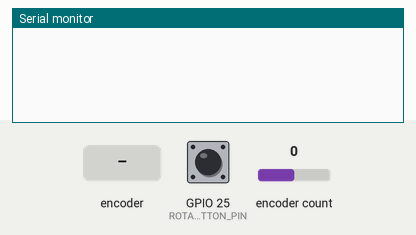
This sketch was run on a simulated ESP32. On the bench: the last lines printed to the serial monitor. The inputs (shaded band) are chosen by the test bench; at power-on: encoder count 0, GPIO 25 (ROTARY_ENCODER_BUTTON_PIN) HIGH.

Above: at 1.2 s.
1.3 s: encoder count set to 1
At 2.5 s:
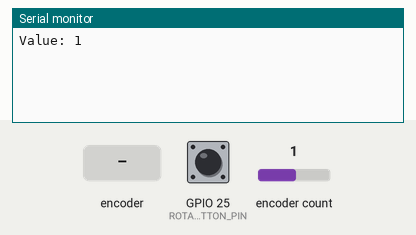
2.8 s: rotary encoder on GPIO 25 (ROTARY_ENCODER_BUTTON_PIN) / GPIO 21 (ROTARY_ENCODER_B_PIN) turned 1 step (first pin leading)
At 3.4 s:
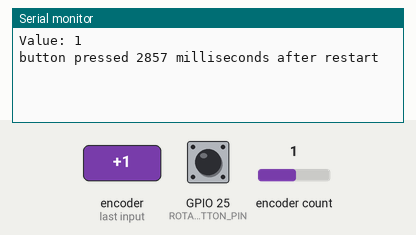
4.5 s: encoder count set to 2
At 5.4 s:
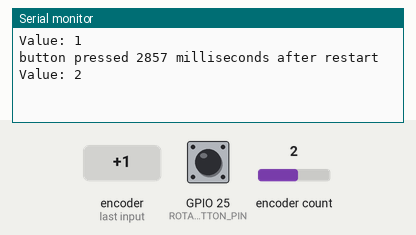
6.0 s: rotary encoder on GPIO 25 (ROTARY_ENCODER_BUTTON_PIN) / GPIO 21 (ROTARY_ENCODER_B_PIN) turned 1 step (first pin leading)
At 7.4 s:
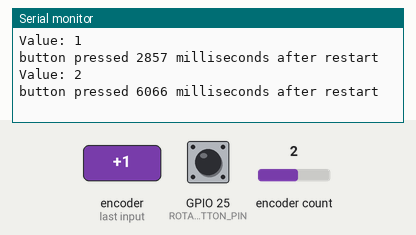

Measured:
- after the input at 1.3 s, the serial monitor: prints a new line at once (image 1)
- after the input at 2.8 s, the serial monitor: prints a new line after 0.06 s (image 2)
- after the input at 4.5 s, the serial monitor: prints a new line at once (image 3)
- after the input at 6.0 s, the serial monitor: prints a new line after 0.07 s (image 4)

The sketch:

h290.ino
```cpp
#include "AiEsp32RotaryEncoder.h"
#include "Arduino.h"

/*
connecting Rotary encoder

Rotary encoder side    MICROCONTROLLER side
-------------------    ---------------------------------------------------------------------
CLK (A pin)            any microcontroler intput pin with interrupt -> in this example pin 32
DT (B pin)             any microcontroler intput pin with interrupt -> in this example pin 21
SW (button pin)        any microcontroler intput pin with interrupt -> in this example pin 25
GND - to microcontroler GND
VCC                    microcontroler VCC (then set ROTARY_ENCODER_VCC_PIN -1)

***OR in case VCC pin is not free you can cheat and connect:***
VCC                    any microcontroler output pin - but set also ROTARY_ENCODER_VCC_PIN 25
                        in this example pin 25

*/
#if defined(ESP8266)
#define ROTARY_ENCODER_A_PIN D6
#define ROTARY_ENCODER_B_PIN D5
#define ROTARY_ENCODER_BUTTON_PIN D7
#else
#define ROTARY_ENCODER_A_PIN 32
#define ROTARY_ENCODER_B_PIN 21
#define ROTARY_ENCODER_BUTTON_PIN 25
#endif
#define ROTARY_ENCODER_VCC_PIN -1 /* 27 put -1 of Rotary encoder Vcc is connected directly to 3,3V; else you can use declared output pin for powering rotary encoder */

//depending on your encoder - try 1,2 or 4 to get expected behaviour
//#define ROTARY_ENCODER_STEPS 1
//#define ROTARY_ENCODER_STEPS 2
#define ROTARY_ENCODER_STEPS 4

//instead of changing here, rather change numbers above
AiEsp32RotaryEncoder rotaryEncoder = AiEsp32RotaryEncoder(ROTARY_ENCODER_A_PIN, ROTARY_ENCODER_B_PIN, ROTARY_ENCODER_BUTTON_PIN, ROTARY_ENCODER_VCC_PIN, ROTARY_ENCODER_STEPS);

void rotary_onButtonClick()
{
	static unsigned long lastTimePressed = 0;
	//ignore multiple press in that time milliseconds
	if (millis() - lastTimePressed < 500)
	{
		return;
	}
	lastTimePressed = millis();
	Serial.print("button pressed ");
	Serial.print(millis());
	Serial.println(" milliseconds after restart");
}

void rotary_loop()
{
	//dont print anything unless value changed
	if (rotaryEncoder.encoderChanged())
	{
		Serial.print("Value: ");
		Serial.println(rotaryEncoder.readEncoder());
	}
	if (rotaryEncoder.isEncoderButtonClicked())
	{
		rotary_onButtonClick();
	}
}

void IRAM_ATTR readEncoderISR()
{
	rotaryEncoder.readEncoder_ISR();
}

void setup()
{
	Serial.begin(115200);

	//we must initialize rotary encoder
	rotaryEncoder.begin();
	rotaryEncoder.setup(readEncoderISR);
	//set boundaries and if values should cycle or not
	//in this example we will set possible values between 0 and 1000;
	bool circleValues = false;
	rotaryEncoder.setBoundaries(0, 1000, circleValues); //minValue, maxValue, circleValues true|false (when max go to min and vice versa)

	/*Rotary acceleration introduced 25.2.2021.
   * in case range to select is huge, for example - select a value between 0 and 1000 and we want 785
   * without accelerateion you need long time to get to that number
   * Using acceleration, faster you turn, faster will the value raise.
   * For fine tuning slow down.
   */
	//rotaryEncoder.disableAcceleration(); //acceleration is now enabled by default - disable if you dont need it
	rotaryEncoder.setAcceleration(250); //or set the value - larger number = more accelearation; 0 or 1 means disabled acceleration
}

void loop()
{
	//in loop call your custom function which will process rotary encoder values
	rotary_loop();
	delay(50); //or do whatever you need to do...
}
```
